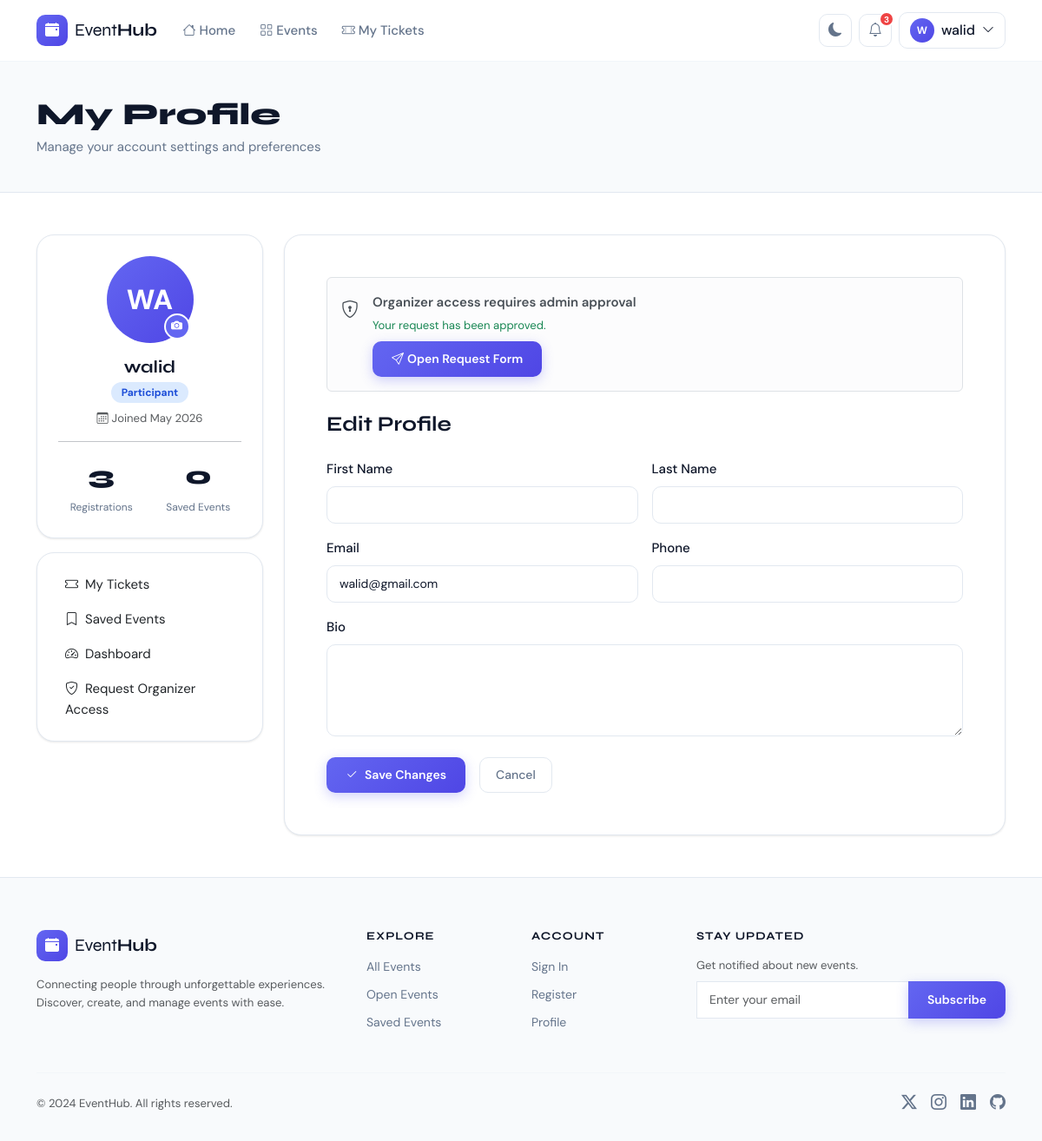
Page /accounts/profile/ (signed in) on the committed database.
### accounts/models.py (models this page shows, shortened)
class CustomUser(AbstractUser):
    ROLE_CHOICES = [
        ('participant', 'Participant'),
        ('organizer', 'Organizer'),
    ]
    role = models.CharField(max_length=20, choices=ROLE_CHOICES, default='participant')
    photo = models.ImageField(upload_to='profiles/', blank=True, null=True)
    phone = models.CharField(max_length=20, blank=True)
    bio = models.TextField(blank=True)
    bookmarks = models.ManyToManyField(
        'events.Event', blank=True, related_name='bookmarked_by'
    )
    class Meta:
        verbose_name = 'User'
        verbose_name_plural = 'Users'
    @property
    def is_organizer(self):
        return self.role == 'organizer'
    @property
    def is_participant(self):
        return self.role == 'participant'

### accounts/views.py (the view, shortened to what this page needs)
# urls.py: path('profile/', views.ProfileView.as_view(), name='profile'),
@method_decorator(login_required, name='dispatch')
class ProfileView(View):
    def get(self, request):
        form = ProfileUpdateForm(instance=request.user)
        organizer_request = OrganizerRequest.objects.filter(user=request.user).first()
        return render(
            request,
            'accounts/profile.html',
            {
                'form': form,
                'organizer_request': organizer_request,
            },
        )

### accounts/forms.py
class ProfileUpdateForm(forms.ModelForm):
    class Meta:
        model = CustomUser
        fields = ('first_name', 'last_name', 'email', 'phone', 'bio', 'photo')
        widgets = {
            'first_name': forms.TextInput(attrs={'class': 'form-control'}),
            'last_name': forms.TextInput(attrs={'class': 'form-control'}),
            'email': forms.EmailInput(attrs={'class': 'form-control'}),
            'phone': forms.TextInput(attrs={'class': 'form-control'}),
            'bio': forms.Textarea(attrs={'class': 'form-control', 'rows': 4}),
            'photo': forms.FileInput(attrs={'class': 'form-control', 'accept': 'image/*'}),
        }

### accounts/context_processors.py (called while the page is built)
def notifications_processor(request):
    if request.user.is_authenticated:
        unread_count = request.user.notifications.filter(read=False).count()
        notifications = request.user.notifications.filter(read=False)[:5]
        return {
            'unread_notifications_count': unread_count,
            'recent_notifications': notifications,
        }
    return {}

### events/context_processors.py (called while the page is built)
def categories_processor(request):
    if request.path.startswith('/admin/'):
        return {}
    return {
        'all_categories': Category.objects.all()
    }

### templates/accounts/profile.html (shortened to what this page needs)
{% extends 'base.html' %}
{% block content %}
<div class="page-header-simple">
  <div class="container">
    <h1 class="page-title">My Profile</h1>
    <p class="page-subtitle">Manage your account settings and preferences</p>
  </div>
</div>
<div class="container py-5">
  <div class="row g-4">
    <div class="col-lg-3">
      <div class="profile-sidebar card-modern p-4 text-center">
        <div class="profile-avatar-wrap mb-3">
          {% if user.photo %}
          <img src="{{ user.photo.url }}" class="profile-avatar" alt="{{ user.username }}" id="avatarPreview" />
          {% else %}
          <div class="profile-avatar-initials" id="avatarInitials">{{ user.username|slice:":2"|upper }}</div>
          {% endif %}
          <label class="avatar-upload-btn" for="{{ form.photo.id_for_label }}" title="Change photo">
            <i class="bi bi-camera-fill"></i>
          </label>
        </div>
        <h5 class="mb-1">{{ user.get_full_name|default:user.username }}</h5>
        <span class="role-badge role-{{ user.role }}">{{ user.get_role_display }}</span>
        <div class="text-muted small mt-2">
          <i class="bi bi-calendar3 me-1"></i>Joined {{ user.date_joined|date:"M Y" }}
        </div>
        <hr>
        <div class="profile-stats">
          {% if user.is_participant %}
          <div class="stat-item">
            <span class="stat-num">{{ user.registrations.count }}</span>
            <span class="stat-name">Registrations</span>
          </div>
          <div class="stat-item">
            <span class="stat-num">{{ user.bookmarks.count }}</span>
            <span class="stat-name">Saved Events</span>
          </div>
          {% else %}
          <div class="stat-item">
            <span class="stat-num">{{ user.organized_events.count }}</span>
            <span class="stat-name">Events Created</span>
          </div>
          {% endif %}
        </div>
      </div>
      <div class="card-modern p-3 mt-3">
        <div class="list-group list-group-flush">
          <a href="{% url 'my_registrations' %}" class="list-group-item list-group-item-action border-0">
            <i class="bi bi-ticket me-2"></i>My Tickets
          </a>
          <a href="{% url 'my_bookmarks' %}" class="list-group-item list-group-item-action border-0">
            <i class="bi bi-bookmark me-2"></i>Saved Events
          </a>
          <a href="{% url 'dashboard' %}" class="list-group-item list-group-item-action border-0">
            <i class="bi bi-speedometer2 me-2"></i>Dashboard
          </a>
          {% if user.is_participant %}
          <a href="{% url 'organizer_request' %}" class="list-group-item list-group-item-action border-0">
            <i class="bi bi-shield-check me-2"></i>Request Organizer Access
          </a>
          {% endif %}
        </div>
      </div>
    </div>
    <div class="col-lg-9">
      <div class="card-modern p-5">
        {% if user.is_participant %}
        <div class="alert alert-light border d-flex align-items-start gap-3 mb-4">
          <i class="bi bi-shield-lock fs-5 mt-1"></i>
          <div>
            <div class="fw-600 mb-1">Organizer access requires admin approval</div>
            {% if organizer_request %}
              {% if organizer_request.status == 'pending' %}
              <div class="small text-muted">Your request is pending review.</div>
              {% elif organizer_request.status == 'approved' %}
              <div class="small text-success">Your request has been approved.</div>
              {% else %}
              <div class="small text-danger">Your previous request was rejected. You can submit a new one.</div>
              {% endif %}
            {% else %}
            <div class="small text-muted">Submit a request if you want to host and manage events.</div>
            {% endif %}
            <a href="{% url 'organizer_request' %}" class="btn btn-sm btn-primary-custom mt-2">
              <i class="bi bi-send me-1"></i>Open Request Form
            </a>
          </div>
        </div>
        {% endif %}
        <h4 class="mb-4">Edit Profile</h4>
        <form method="post" enctype="multipart/form-data" id="profileForm">
          <div class="row g-3">
            <div class="col-md-6">
              <label class="form-label fw-500">First Name</label>
              {{ form.first_name }}
            </div>
            <div class="col-md-6">
              <label class="form-label fw-500">Last Name</label>
              {{ form.last_name }}
            </div>
            <div class="col-md-6">
              <label class="form-label fw-500">Email</label>
              {{ form.email }}
            </div>
            <div class="col-md-6">
              <label class="form-label fw-500">Phone</label>
              {{ form.phone }}
            </div>
            <div class="col-12">
              <label class="form-label fw-500">Bio</label>
              {{ form.bio }}
            </div>
          </div>
          <div class="d-flex gap-3 mt-4">
            <button type="submit" class="btn btn-primary-custom">
              <i class="bi bi-check2 me-2"></i>Save Changes
            </button>
            <a href="{% url 'profile' %}" class="btn btn-ghost">Cancel</a>
          </div>
        </form>
      </div>
    </div>
  </div>
</div>
{% endblock %}

### templates/base.html (shortened to what this page needs)
<!DOCTYPE html>
<html lang="en" data-theme="light">
<head>
  <link href="https://cdn.jsdelivr.net/npm/bootstrap@5.3.2/dist/css/bootstrap.min.css" rel="stylesheet" />
  <link href="https://cdn.jsdelivr.net/npm/bootstrap-icons@1.11.3/font/bootstrap-icons.css" rel="stylesheet" />
  <link rel="stylesheet" href="/static/css/main.css" />
</head>
<body>
<nav class="navbar navbar-expand-lg sticky-top" id="mainNav">
  <div class="container">
    <a class="navbar-brand d-flex align-items-center gap-2" href="/">
      <span class="brand-icon"><i class="bi bi-calendar-event-fill"></i></span>
      <span class="brand-text">Event<strong>Hub</strong></span>
    </a>
    <div class="collapse navbar-collapse" id="navbarMain">
      <ul class="navbar-nav me-auto">
        <li class="nav-item">
          <a class="nav-link {% if request.resolver_match.url_name == 'home' %}active{% endif %}" href="/">
            <i class="bi bi-house me-1"></i>Home
          </a>
        </li>
        <li class="nav-item">
          <a class="nav-link {% if 'event' in request.resolver_match.url_name %}active{% endif %}" href="{% url 'event_list' %}">
            <i class="bi bi-grid me-1"></i>Events
          </a>
        </li>
        {% if user.is_authenticated %}
        <li class="nav-item">
          <a class="nav-link " href="{% url 'my_registrations' %}">
            <i class="bi bi-ticket-perforated me-1"></i>My Tickets
          </a>
        </li>
        {% endif %}
      </ul>
      <div class="navbar-actions d-flex align-items-center gap-2">
        <button class="btn btn-icon" id="themeToggle" title="Toggle dark mode">
          <i class="bi bi-moon-fill" id="themeIcon"></i>
        </button>
        {% if user.is_authenticated %}
        <div class="dropdown">
          <button class="btn btn-icon position-relative" data-bs-toggle="dropdown">
            <i class="bi bi-bell"></i>
            {% if unread_notifications_count > 0 %}
            <span class="notification-badge">{{ unread_notifications_count }}</span>
            {% endif %}
          </button>
        </div>
        <div class="dropdown">
          <button class="btn btn-user d-flex align-items-center gap-2" data-bs-toggle="dropdown">
            {% if user.photo %}
            <img src="{{ user.photo.url }}" class="user-avatar" alt="{{ user.username }}" />
            {% else %}
            <div class="user-avatar-initials">{{ user.username|slice:":1"|upper }}</div>
            {% endif %}
            <span class="d-none d-md-inline">{{ user.username }}</span>
            <i class="bi bi-chevron-down small"></i>
          </button>
        </div>
        {% else %}
        <a href="{% url 'login' %}" class="btn btn-ghost">Sign in</a>
        <a href="{% url 'register' %}" class="btn btn-primary-custom">Get Started</a>
        {% endif %}
      </div>
    </div>
  </div>
</nav>
<main>
  {% block content %}{% endblock %}
</main>
<footer class="site-footer">
  <div class="container">
    <div class="row gy-4">
      <div class="col-lg-4">
        <a class="d-flex align-items-center gap-2 text-decoration-none mb-3" href="/">
          <span class="brand-icon"><i class="bi bi-calendar-event-fill"></i></span>
          <span class="brand-text fs-5">Event<strong>Hub</strong></span>
        </a>
        <p class="text-muted small">Connecting people through unforgettable experiences. Discover, create, and manage events with ease.</p>
      </div>
      <div class="col-lg-2 col-6">
        <h6 class="footer-heading">Explore</h6>
        <ul class="footer-links">
          <li><a href="{% url 'event_list' %}">All Events</a></li>
          <li><a href="{% url 'event_list' %}?status=open">Open Events</a></li>
          <li><a href="{% url 'my_bookmarks' %}">Saved Events</a></li>
        </ul>
      </div>
      <div class="col-lg-2 col-6">
        <h6 class="footer-heading">Account</h6>
        <ul class="footer-links">
          <li><a href="{% url 'login' %}">Sign In</a></li>
          <li><a href="{% url 'register' %}">Register</a></li>
          <li><a href="{% url 'profile' %}">Profile</a></li>
        </ul>
      </div>
      <div class="col-lg-4">
        <h6 class="footer-heading">Stay Updated</h6>
        <p class="text-muted small mb-2">Get notified about new events.</p>
        <div class="input-group footer-subscribe">
          <input type="email" class="form-control" placeholder="Enter your email" />
          <button class="btn btn-primary-custom">Subscribe</button>
        </div>
      </div>
    </div>
    <hr class="footer-divider" />
    <div class="d-flex justify-content-between align-items-center flex-wrap gap-2">
      <p class="text-muted small mb-0">© 2024 EventHub. All rights reserved.</p>
      <div class="d-flex gap-3">
        <a href="#" class="social-link"><i class="bi bi-twitter-x"></i></a>
        <a href="#" class="social-link"><i class="bi bi-instagram"></i></a>
        <a href="#" class="social-link"><i class="bi bi-linkedin"></i></a>
        <a href="#" class="social-link"><i class="bi bi-github"></i></a>
      </div>
    </div>
  </div>
</footer>
</body>
</html>

### rows in the picture
CustomUser: username "W", username "walid", username "WA", get_full_name "walid", role "Participant", date_joined "May 2026", registrations.count "3", bookmarks.count "0", email "walid@gmail.com"

### other values in the picture
{{ unread_notifications_count }} "3"
